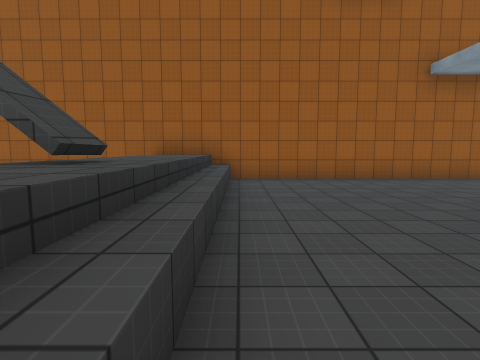
view 1 (above)

23 first-person views from a walk through a scene from a Unity 3-D project. The camera is 1.5 m above the floor, tilts 6° down and sees 80° across. The floor is counted in squares, 2 m on a side. Each view is taken from the middle of a square. On the plan, view 1 faces up. The plan holds only what a view shows up to about 10 squares ahead; the rest is blank. The place goes on beyond the plan. The player is left out. Some surface patterns are stand-ins.

view 2
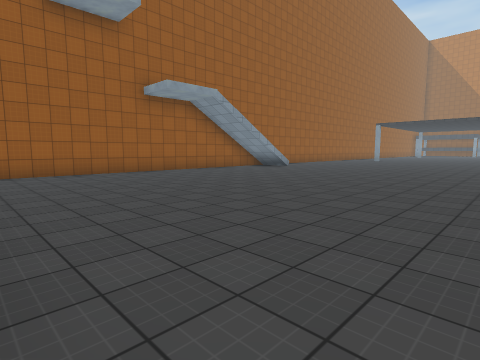

view 3
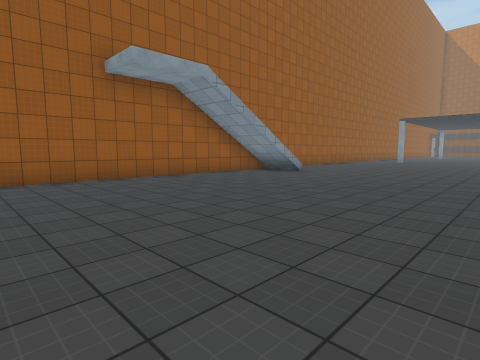

view 4
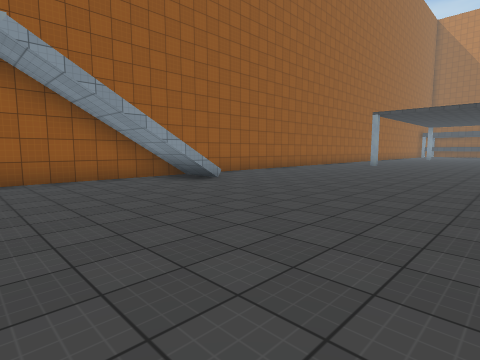

view 5
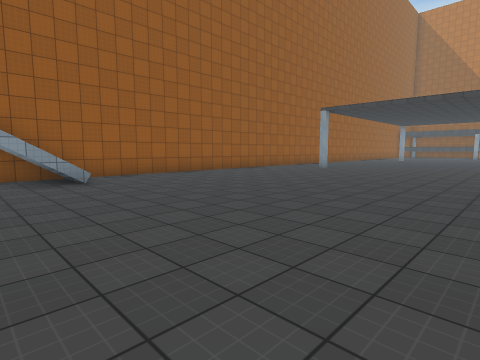

view 6
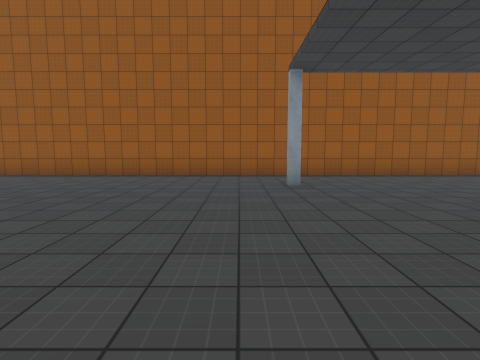

view 7
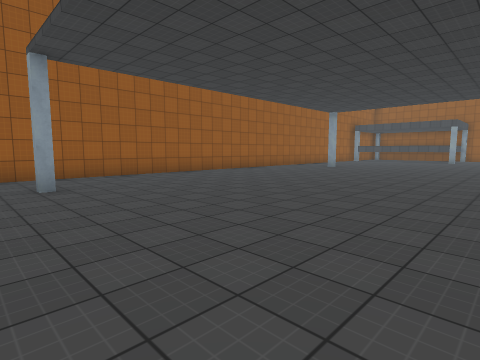

view 8
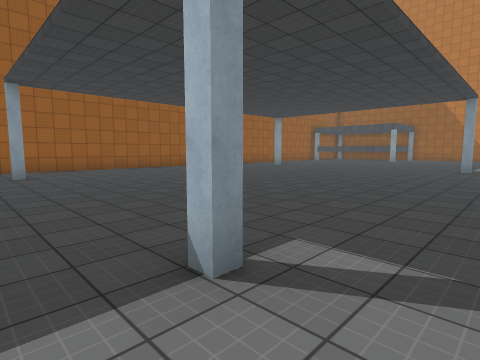

view 9
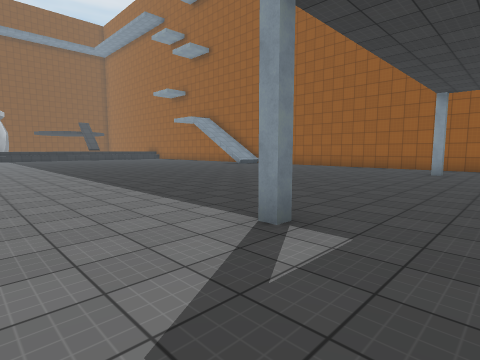

view 10
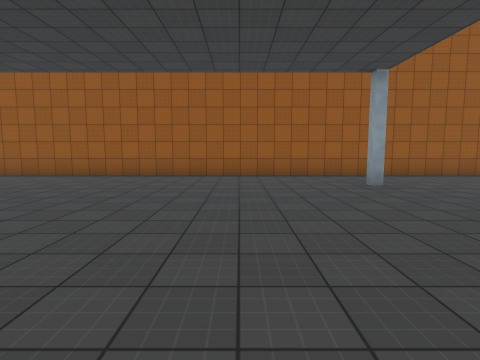

view 11
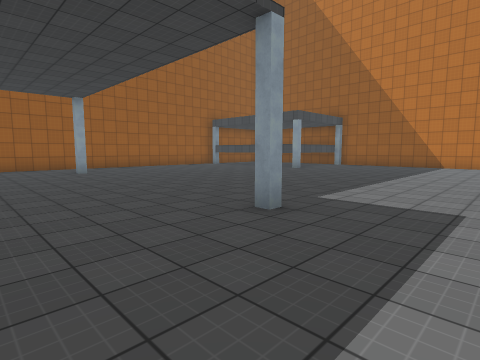

view 12
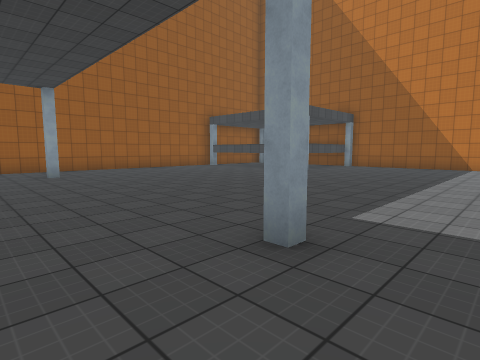

view 13
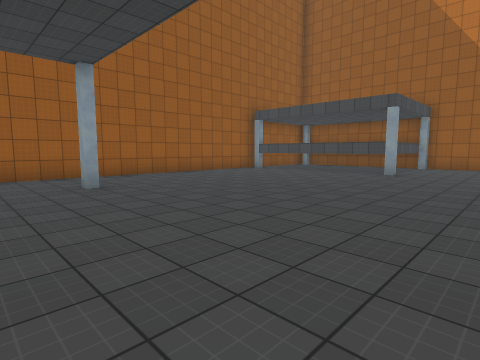

view 14
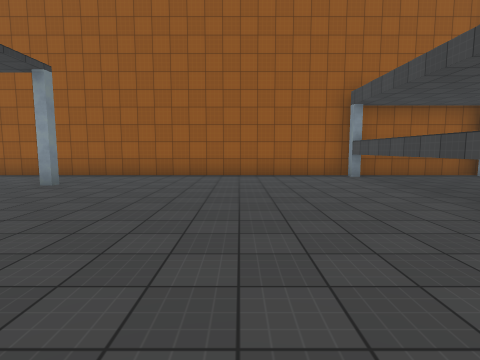

view 15
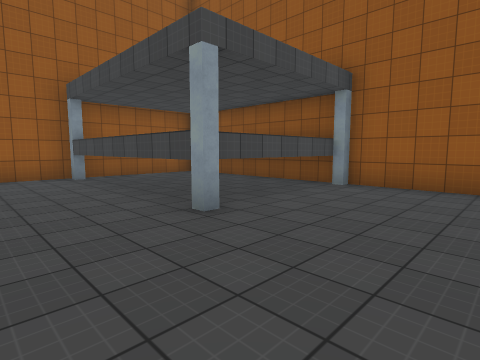

view 16
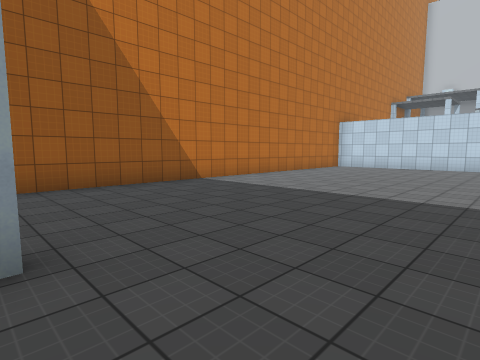

view 17
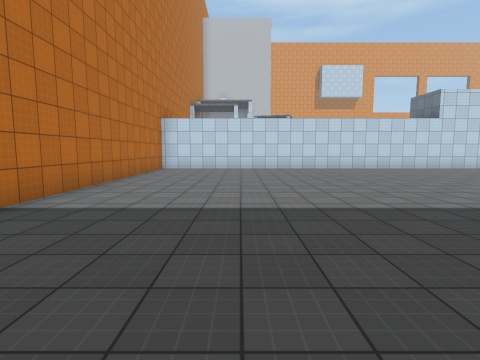

view 18
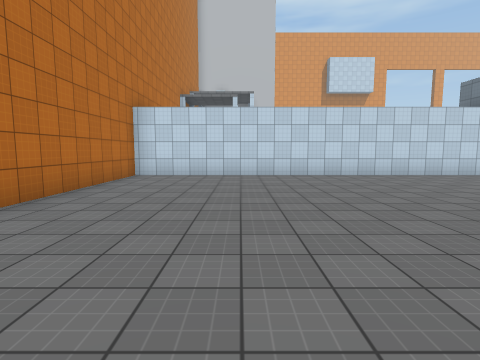

view 19
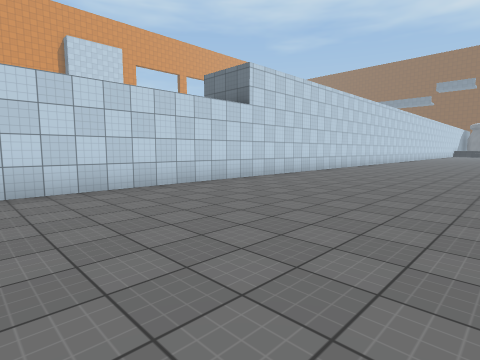

view 20
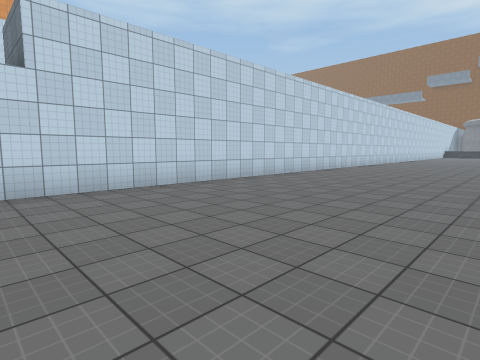

view 21
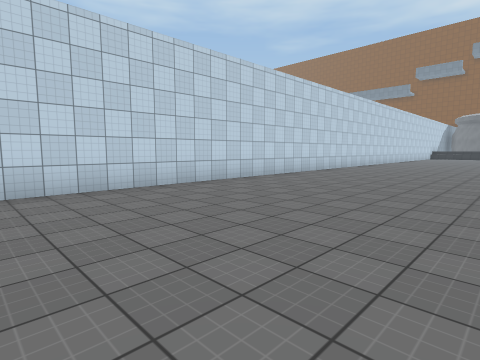

view 22
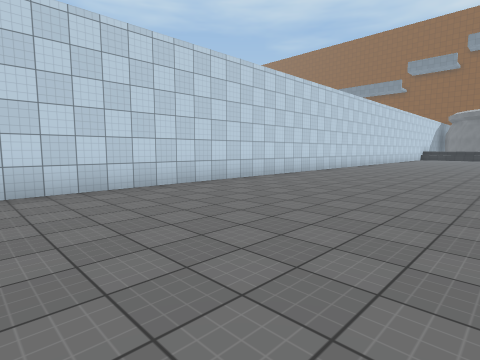

view 23
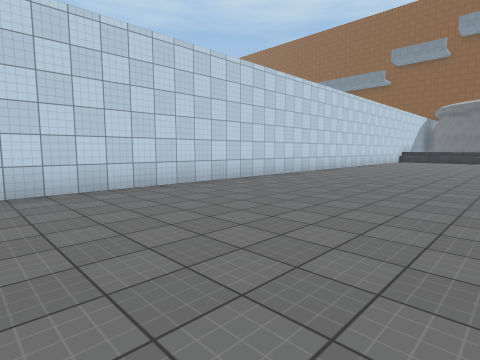

### Floor plan
Points are (right, up) in squares from view 1. A wall is a line through its corners. A room is listed if a view was taken in it or the views show most of it. See-through windows are left out.
Room 1 (views 1, 2, 3, 4, 5, 6, 7, 8, 9, 10, 11, 12, 13, 14, 15, 16, 17, 18, 19, 20, 21, 22, 23)
walls: (10.2, -10.5) (42.1, -10.5) (42.1, 2) (38.5, 2); (38.1, 1.6) (38.1, 7.2); (-1.4, 3.1) (-1.5, 2.2); (-0.7, 6.4) (-0.7, 0.8); (42, 7.5) (-3.5, 7.5)
low walls: (-0.2, 3.6) (-0.2, 0.4)

Positions as (right, up) in squares from view 1, and headings:
1: (0, 0), facing up
2: (0, -2), facing up-right
3: (2, 0), facing up-right
4: (6, 0), facing up-right
5: (9, -1), facing up-right
6: (19, -1), facing up
7: (19, -1), facing up-right
8: (19, -4), facing up-right
9: (22, -5), facing up-left
10: (28, -1), facing up
11: (28, -5), facing up-right
12: (29, -4), facing up-right
13: (29, -1), facing up-right
14: (35, -1), facing up
15: (36, -1), facing up-right
16: (36, 2), facing down-right
17: (39, 1), facing down
18: (39, -2), facing down
19: (37, -5), facing down-left
20: (32, -5), facing down-left
21: (27, -5), facing down-left
22: (24, -5), facing down-left
23: (19, -5), facing down-left
